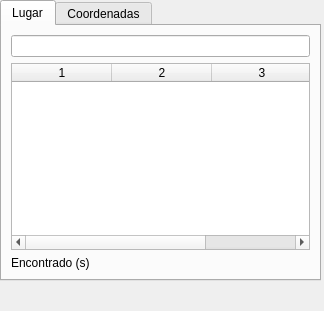
<?xml version="1.0" encoding="UTF-8"?>
<ui version="4.0">
 <class>Dialog</class>
 <widget class="QDockWidget" name="Dialog">
  <property name="geometry">
   <rect>
    <x>0</x>
    <y>0</y>
    <width>324</width>
    <height>311</height>
   </rect>
  </property>
  <property name="floating">
   <bool>true</bool>
  </property>
  <property name="windowTitle">
   <string>Búsquedas IDECanarias</string>
  </property>
  <widget class="QWidget" name="dockWidgetContents">
   <widget class="QTabWidget" name="tabWidget">
    <property name="geometry">
     <rect>
      <x>0</x>
      <y>0</y>
      <width>321</width>
      <height>281</height>
     </rect>
    </property>
    <property name="currentIndex">
     <number>0</number>
    </property>
    <widget class="QWidget" name="tab001">
     <attribute name="title">
      <string>Lugar</string>
     </attribute>
     <layout class="QGridLayout" name="gridLayout">
      <property name="sizeConstraint">
       <enum>QLayout::SetMaximumSize</enum>
      </property>
      <item row="1" column="0">
       <widget class="QTableWidget" name="tblResult">
        <property name="enabled">
         <bool>true</bool>
        </property>
        <property name="sizePolicy">
         <sizepolicy hsizetype="Expanding" vsizetype="Expanding">
          <horstretch>0</horstretch>
          <verstretch>0</verstretch>
         </sizepolicy>
        </property>
        <property name="editTriggers">
         <set>QAbstractItemView::NoEditTriggers</set>
        </property>
        <property name="selectionBehavior">
         <enum>QAbstractItemView::SelectRows</enum>
        </property>
        <property name="showGrid">
         <bool>true</bool>
        </property>
        <property name="columnCount">
         <number>3</number>
        </property>
        <column/>
        <column/>
        <column/>
       </widget>
      </item>
      <item row="2" column="0">
       <widget class="QLabel" name="lblResult">
        <property name="text">
         <string>Encontrado (s)</string>
        </property>
       </widget>
      </item>
      <item row="0" column="0">
       <widget class="QLineEdit" name="txtSearch"/>
      </item>
     </layout>
    </widget>
    <widget class="QWidget" name="tab002">
     <attribute name="title">
      <string>Coordenadas</string>
     </attribute>
     <widget class="QGroupBox" name="groupBox_7">
      <property name="enabled">
       <bool>true</bool>
      </property>
      <property name="geometry">
       <rect>
        <x>5</x>
        <y>10</y>
        <width>311</width>
        <height>186</height>
       </rect>
      </property>
      <property name="title">
       <string/>
      </property>
      <widget class="QWidget" name="layoutWidget_2">
       <property name="geometry">
        <rect>
         <x>0</x>
         <y>0</y>
         <width>226</width>
         <height>50</height>
        </rect>
       </property>
       <layout class="QGridLayout" name="gridLayout_3">
        <item row="1" column="0">
         <widget class="QRadioButton" name="radioutm">
          <property name="text">
           <string>UTM</string>
          </property>
         </widget>
        </item>
        <item row="0" column="0">
         <widget class="QRadioButton" name="radiodms">
          <property name="text">
           <string>Grad. Min. Seg.</string>
          </property>
          <property name="checked">
           <bool>true</bool>
          </property>
         </widget>
        </item>
        <item row="0" column="1">
         <widget class="QRadioButton" name="radiodm">
          <property name="text">
           <string>Grad. Min.</string>
          </property>
         </widget>
        </item>
        <item row="1" column="1">
         <widget class="QRadioButton" name="radiod">
          <property name="text">
           <string>Grados</string>
          </property>
         </widget>
        </item>
       </layout>
      </widget>
      <widget class="QWidget" name="layoutWidget">
       <property name="geometry">
        <rect>
         <x>0</x>
         <y>55</y>
         <width>301</width>
         <height>127</height>
        </rect>
       </property>
       <layout class="QGridLayout" name="gridLayout_2">
        <item row="0" column="0">
         <widget class="QLineEdit" name="txtCoordinates"/>
        </item>
        <item row="3" column="0">
         <widget class="QPushButton" name="btnGet">
          <property name="text">
           <string>Empezar captura</string>
          </property>
         </widget>
        </item>
        <item row="2" column="0">
         <widget class="QPushButton" name="btnClipboard">
          <property name="text">
           <string>Copiar al portapapeles</string>
          </property>
         </widget>
        </item>
        <item row="1" column="0">
         <widget class="QPushButton" name="btnGo">
          <property name="text">
           <string>Ir</string>
          </property>
         </widget>
        </item>
       </layout>
      </widget>
     </widget>
    </widget>
   </widget>
  </widget>
 </widget>
 <resources/>
 <connections/>
</ui>
